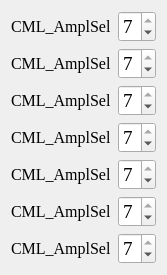
   <widget class="QWidget" name="layoutWidget">
    <property name="geometry">
     <rect>
      <x>208</x>
      <y>41</y>
      <width>167</width>
      <height>254</height>
     </rect>
    </property>
    <layout class="QFormLayout" name="formLayout_2">
     <item row="0" column="0">
      <widget class="QLabel" name="CH1_CML_AmplSel">
       <property name="font">
        <font>
         <family>Times New Roman</family>
         <pointsize>12</pointsize>
         <weight>50</weight>
         <bold>false</bold>
        </font>
       </property>
       <property name="text">
        <string>CML_AmplSel</string>
       </property>
      </widget>
     </item>
     <item row="0" column="1">
      <widget class="QSpinBox" name="CH1_CML_AmplSel_Box">
       <property name="font">
        <font>
         <family>Times New Roman</family>
         <pointsize>14</pointsize>
        </font>
       </property>
       <property name="maximum">
        <number>7</number>
       </property>
       <property name="value">
        <number>7</number>
       </property>
      </widget>
     </item>
     <item row="1" column="0">
      <widget class="QLabel" name="CH2_CML_AmplSel">
       <property name="font">
        <font>
         <family>Times New Roman</family>
         <pointsize>12</pointsize>
         <weight>50</weight>
         <bold>false</bold>
        </font>
       </property>
       <property name="text">
        <string>CML_AmplSel</string>
       </property>
      </widget>
     </item>
     <item row="1" column="1">
      <widget class="QSpinBox" name="CH2_CML_AmplSel_Box">
       <property name="font">
        <font>
         <family>Times New Roman</family>
         <pointsize>14</pointsize>
        </font>
       </property>
       <property name="maximum">
        <number>7</number>
       </property>
       <property name="value">
        <number>7</number>
       </property>
      </widget>
     </item>
     <item row="2" column="0">
      <widget class="QLabel" name="CH3_CML_AmplSel">
       <property name="font">
        <font>
         <family>Times New Roman</family>
         <pointsize>12</pointsize>
         <weight>50</weight>
         <bold>false</bold>
        </font>
       </property>
       <property name="text">
        <string>CML_AmplSel</string>
       </property>
      </widget>
     </item>
     <item row="2" column="1">
      <widget class="QSpinBox" name="CH3_CML_AmplSel_Box">
       <property name="font">
        <font>
         <family>Times New Roman</family>
         <pointsize>14</pointsize>
        </font>
       </property>
       <property name="maximum">
        <number>7</number>
       </property>
       <property name="value">
        <number>7</number>
       </property>
      </widget>
     </item>
     <item row="3" column="0">
      <widget class="QLabel" name="CH4_CML_AmplSel">
       <property name="font">
        <font>
         <family>Times New Roman</family>
         <pointsize>12</pointsize>
         <weight>50</weight>
         <bold>false</bold>
        </font>
       </property>
       <property name="text">
        <string>CML_AmplSel</string>
       </property>
      </widget>
     </item>
     <item row="3" column="1">
      <widget class="QSpinBox" name="CH4_CML_AmplSel_Box">
       <property name="font">
        <font>
         <family>Times New Roman</family>
         <pointsize>14</pointsize>
        </font>
       </property>
       <property name="maximum">
        <number>7</number>
       </property>
       <property name="value">
        <number>7</number>
       </property>
      </widget>
     </item>
     <item row="4" column="0">
      <widget class="QLabel" name="CH5_CML_AmplSel">
       <property name="font">
        <font>
         <family>Times New Roman</family>
         <pointsize>12</pointsize>
         <weight>50</weight>
         <bold>false</bold>
        </font>
       </property>
       <property name="text">
        <string>CML_AmplSel</string>
       </property>
      </widget>
     </item>
     <item row="4" column="1">
      <widget class="QSpinBox" name="CH5_CML_AmplSel_Box">
       <property name="font">
        <font>
         <family>Times New Roman</family>
         <pointsize>14</pointsize>
        </font>
       </property>
       <property name="maximum">
        <number>7</number>
       </property>
       <property name="value">
        <number>7</number>
       </property>
      </widget>
     </item>
     <item row="5" column="0">
      <widget class="QLabel" name="CH6_CML_AmplSel">
       <property name="font">
        <font>
         <family>Times New Roman</family>
         <pointsize>12</pointsize>
         <weight>50</weight>
         <bold>false</bold>
        </font>
       </property>
       <property name="text">
        <string>CML_AmplSel</string>
       </property>
      </widget>
     </item>
     <item row="5" column="1">
      <widget class="QSpinBox" name="CH6_CML_AmplSel_Box">
       <property name="font">
        <font>
         <family>Times New Roman</family>
         <pointsize>14</pointsize>
        </font>
       </property>
       <property name="maximum">
        <number>7</number>
       </property>
       <property name="value">
        <number>7</number>
       </property>
      </widget>
     </item>
     <item row="6" column="0">
      <widget class="QLabel" name="CH7_CML_AmplSel">
       <property name="font">
        <font>
         <family>Times New Roman</family>
         <pointsize>12</pointsize>
         <weight>50</weight>
         <bold>false</bold>
        </font>
       </property>
       <property name="text">
        <string>CML_AmplSel</string>
       </property>
      </widget>
     </item>
     <item row="6" column="1">
      <widget class="QSpinBox" name="CH7_CML_AmplSel_Box">
       <property name="font">
        <font>
         <family>Times New Roman</family>
         <pointsize>14</pointsize>
        </font>
       </property>
       <property name="maximum">
        <number>7</number>
       </property>
       <property name="value">
        <number>7</number>
       </property>
      </widget>
     </item>
    </layout>
   </widget>
